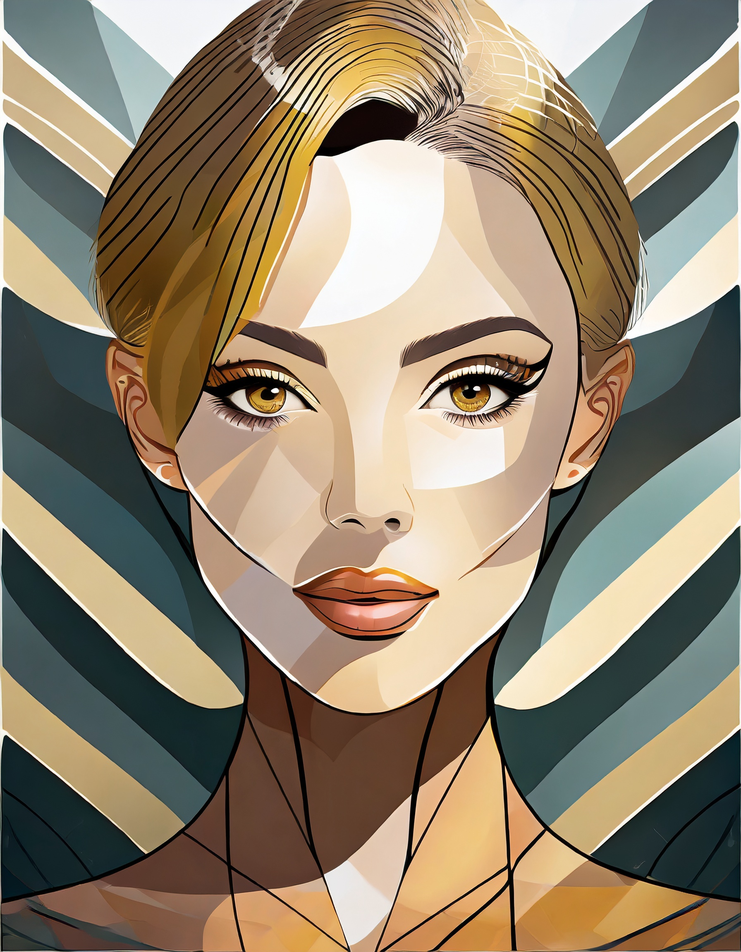
#> input picture Code/Edge-Preserving-smoothing-Filter-Comparison-master/images/43.png, 741 x 952 px, shrunk from 1792 x 2304 before the run, found by its file name
$ python main.py
#> lines starting #> are read from the running program, lines starting #| are printed output that depends on the picture
### Code/Edge-Preserving-smoothing-Filter-Comparison-master/src/GuidedFilt.py
# -*- coding: utf-8 -*-
"""
Created on Thu May 04 20:09:43 2017

@author: Utkarsh
"""

import cv2
import numpy as np
def GuidedFilt(img, r):
#> called with r = 70
    eps = 0.04;

    I = np.double(img);
    I = I/255;
    I2 = cv2.pow(I,2);
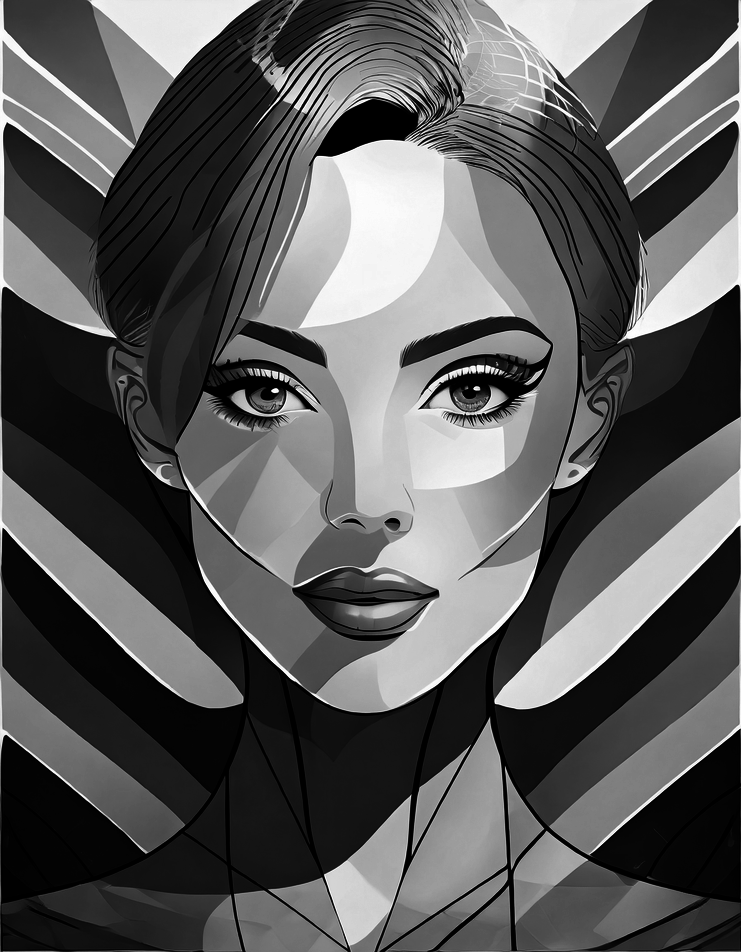
#> I2: shape (952, 741) float64; min 0, max 1, mean 0.353
    mean_I = cv2.boxFilter(I,-1,((2*r)+1,(2*r)+1))
    mean_I2 = cv2.boxFilter(I2,-1,((2*r)+1,(2*r)+1))
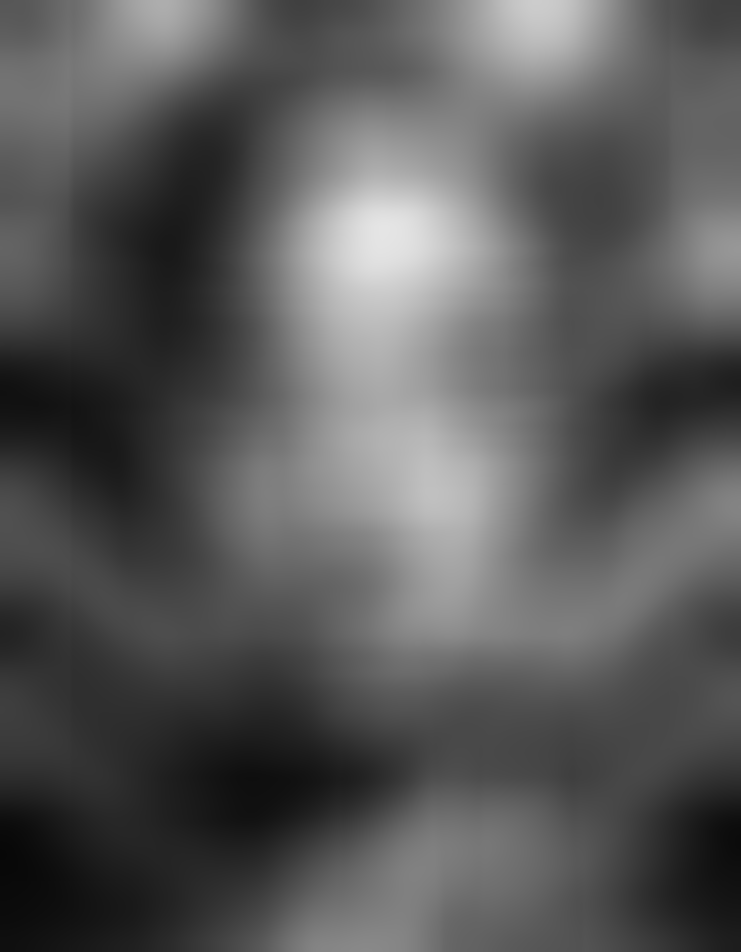
#> mean_I2: shape (952, 741) float64; min 0.0303, max 0.9, mean 0.352

    cov_I = mean_I2 - cv2.pow(mean_I,2);
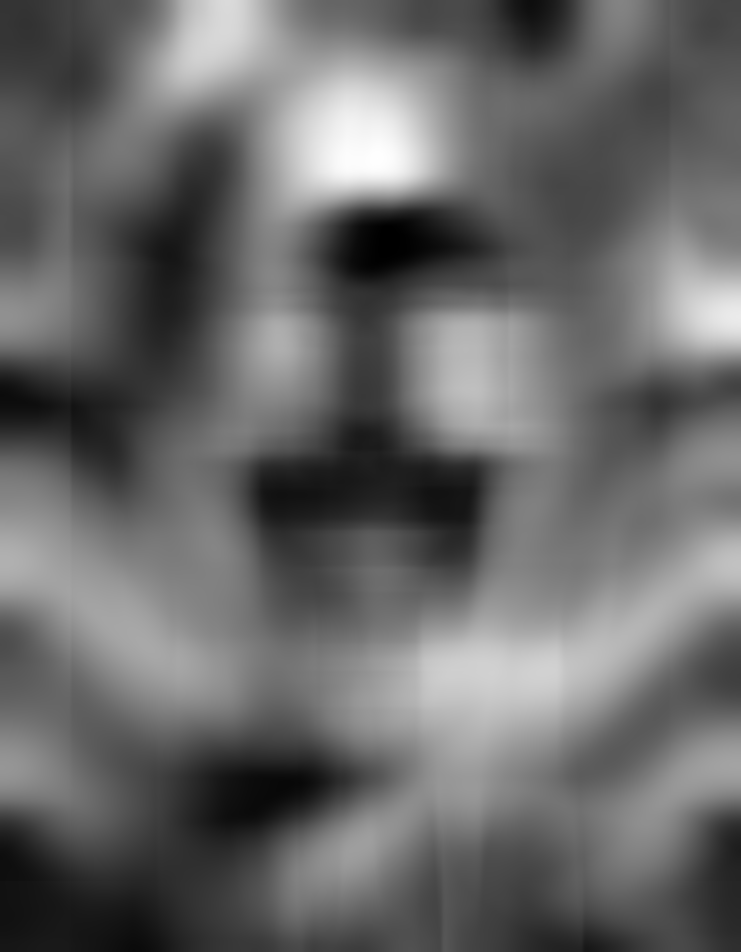
#> cov_I: shape (952, 741) float64; min 0.00207, max 0.129, mean 0.0542; drawn with min black and max white

    var_I = cov_I;

    a = cv2.divide(cov_I,var_I+eps)
    b = mean_I - (a*mean_I)

    mean_a = cv2.boxFilter(a,-1,((2*r)+1,(2*r)+1))
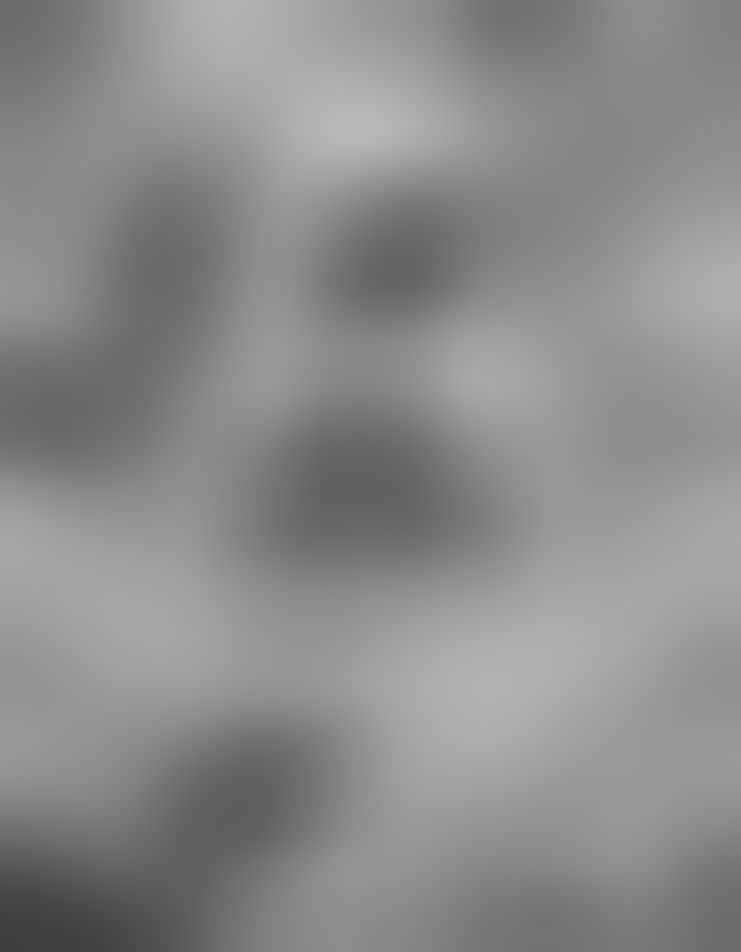
#> mean_a: shape (952, 741) float64; min 0.246, max 0.72, mean 0.547
    mean_b = cv2.boxFilter(b,-1,((2*r)+1,(2*r)+1))
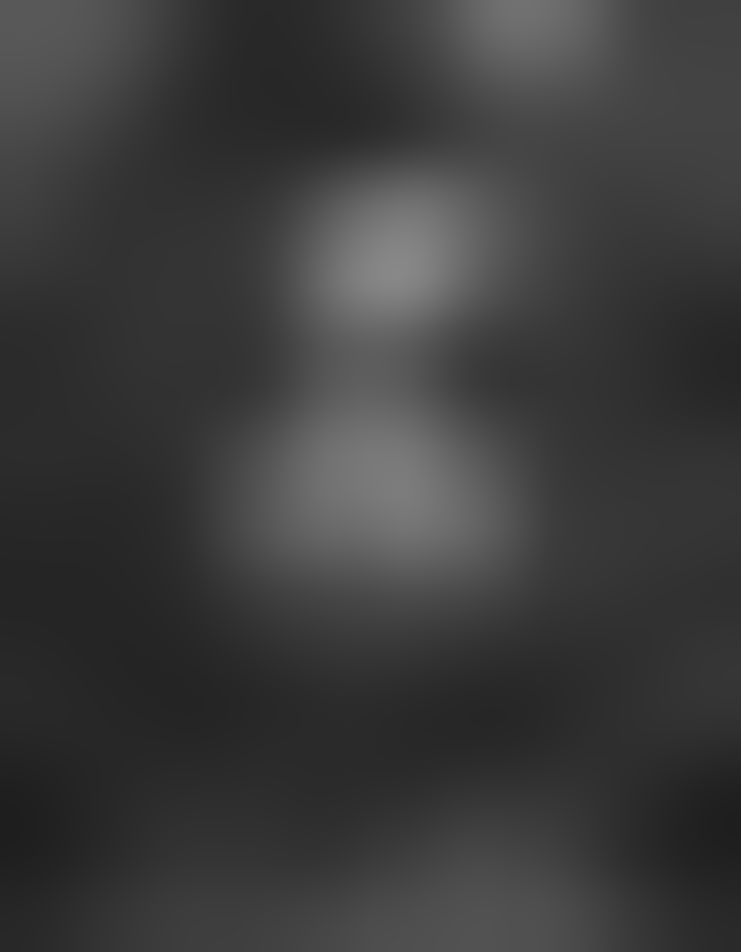
#> mean_b: shape (952, 741) float64; min 0.119, max 0.534, mean 0.235

    q = (mean_a * I) + mean_b;
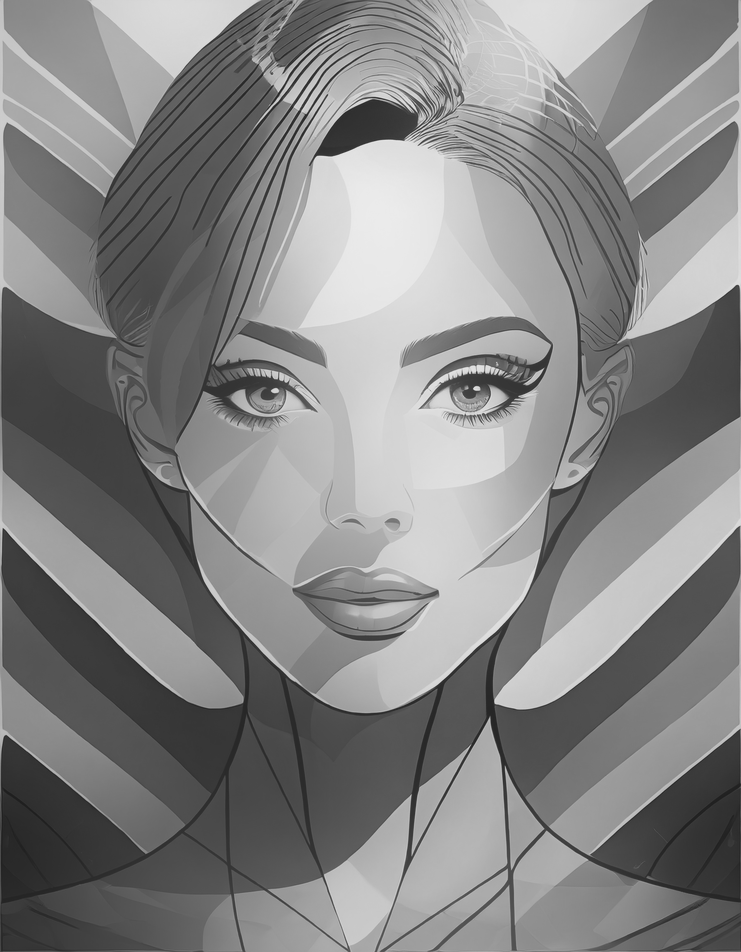
#> q: shape (952, 741) float64; min 0.123, max 0.925, mean 0.523

    return(np.uint8(q*255))

### Code/Edge-Preserving-smoothing-Filter-Comparison-master/src/main.py
# -*- coding: utf-8 -*-
"""
Created on Thu May 04 19:12:27 2017

@author: Utkarsh
"""

import cv2
import time
import matplotlib.pyplot as plt

from GuidedFilt import GuidedFilt
img = cv2.imread("/Users/vvipulbhai/Documents/Codes Not Working/Edge-Preserving-smoothing-Filter-Comparison-master/images/43.png",0)

out_BilateralFilt = [];
out_GuidedFilt = [];
#for i in range(1,17,1):

start_time = time.time()
sze = 15      # this is the size of the filter
sigma_color = 35;
sigma_space = 35;
BF_out = cv2.bilateralFilter(img,sze,sigma_color,sigma_space)
elapsed_time = time.time() - start_time
out_BilateralFilt.append(elapsed_time)

save_name = '../outputs/BF_out.png'
cv2.imshow("BilateralFilt_out",BF_out)
#cv2.imwrite(save_name,BF_out)

start_time = time.time()

radius = 70;
GF_out = GuidedFilt(img,radius)
elapsed_time = time.time() - start_time
out_GuidedFilt.append(elapsed_time)

save_name = '../outputs/GF_out.png'
cv2.imshow("GuidedFilt_out",GF_out)
#cv2.imwrite(save_name,GF_out)
cv2.waitKey(0);

"""
plt.plot(out_BilateralFilt, 'r', out_GuidedFilt, 'b')
plt.ylabel('time')
plt.xlabel('filter size')
plt.show()
"""

$ run again, with Code/Edge-Preserving-smoothing-Filter-Comparison-master/images/noisy_img2.png copied over Code/Edge-Preserving-smoothing-Filter-Comparison-master/images/43.png
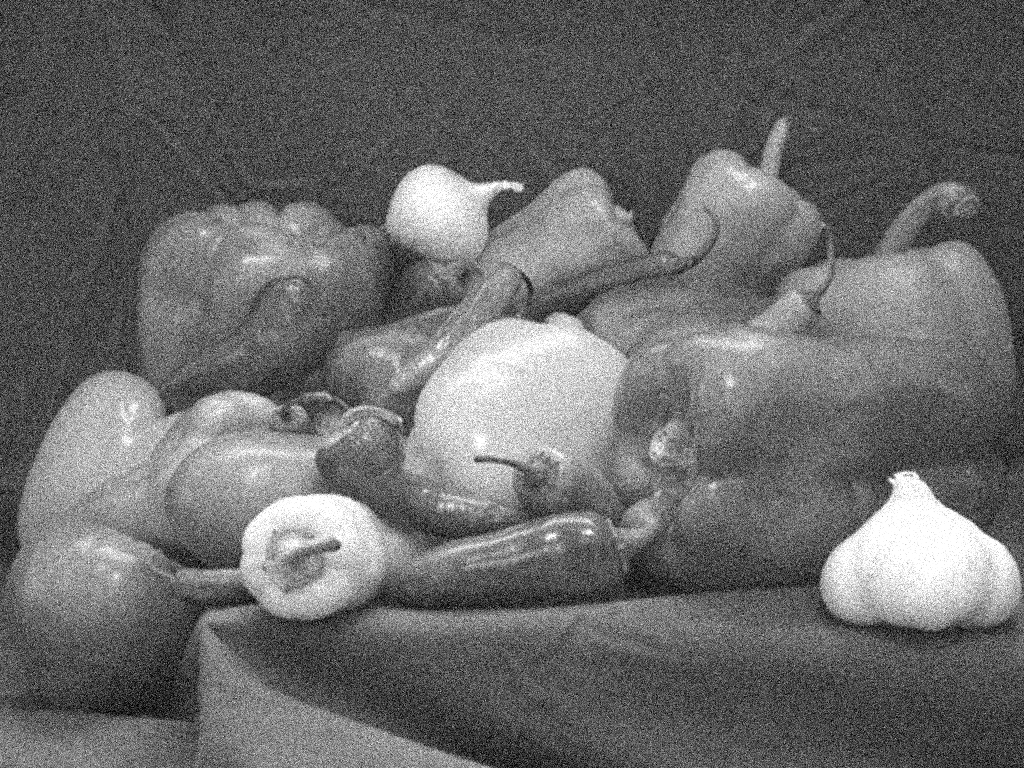
#> input picture Code/Edge-Preserving-smoothing-Filter-Comparison-master/images/noisy_img2.png, 1024 x 768 px, found by its file name
#> img is the input picture: shape (768, 1024); min 0, max 255, mean 106.9
#> in GuidedFilt, `b = mean_I - (a*mean_I)`:
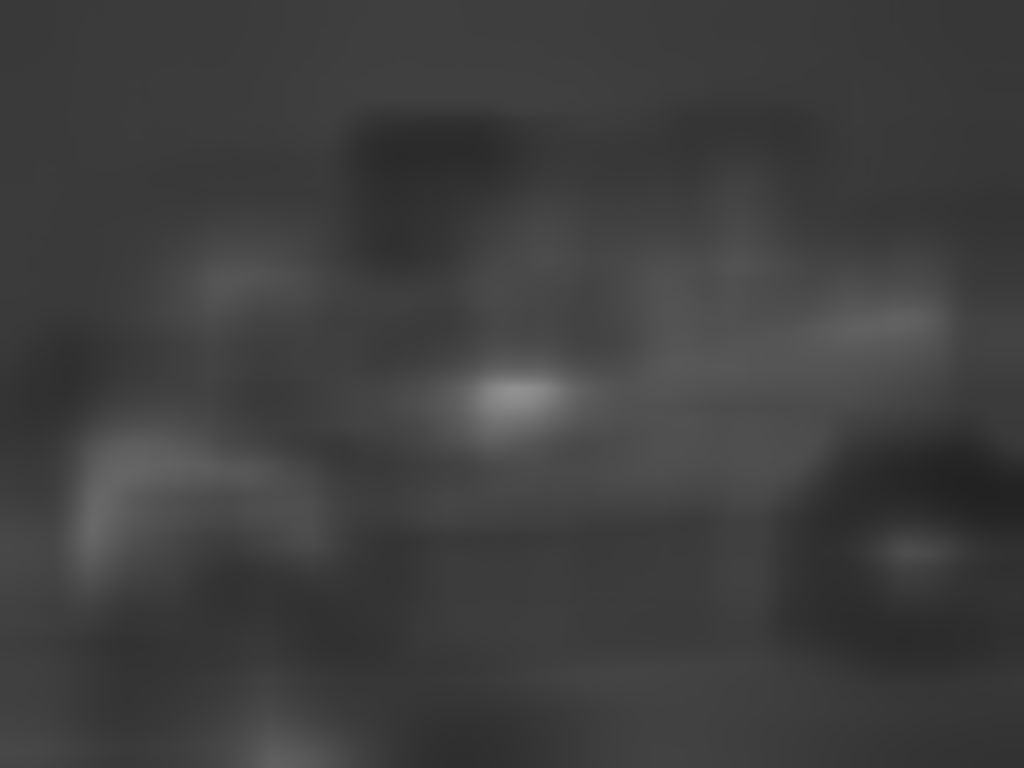
#> b: shape (768, 1024) float64; min 0.135, max 0.569, mean 0.248
#> in GuidedFilt, `q = (mean_a * I) + mean_b;`:
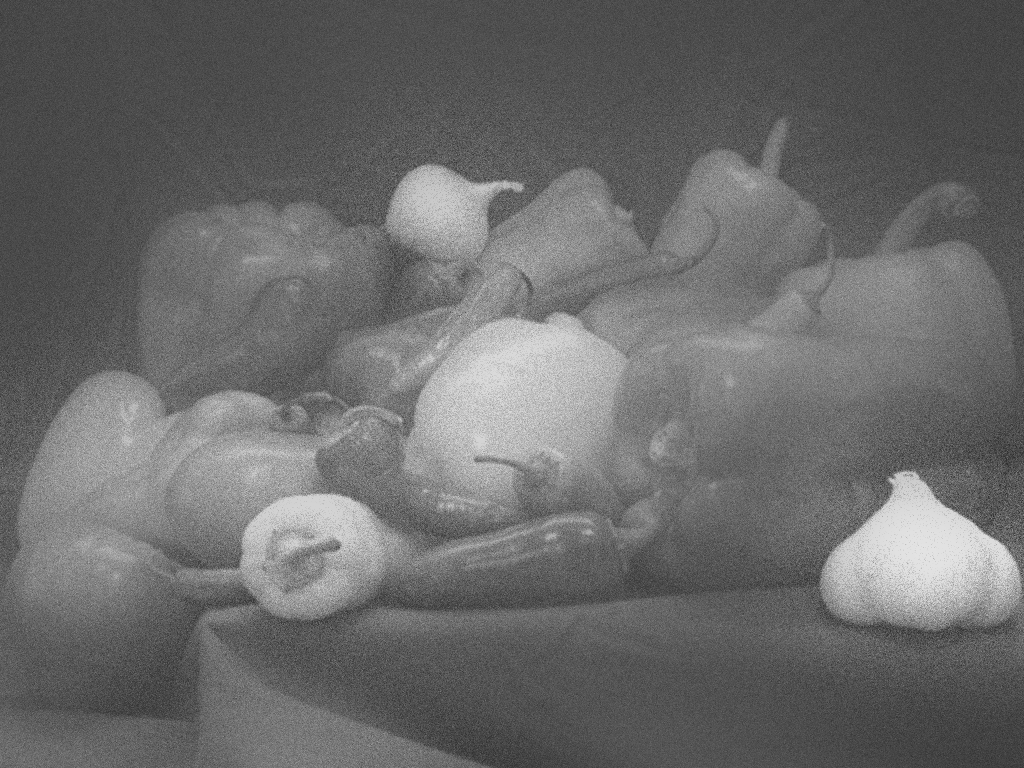
#> q: shape (768, 1024) float64; min 0.172, max 0.891, mean 0.419
